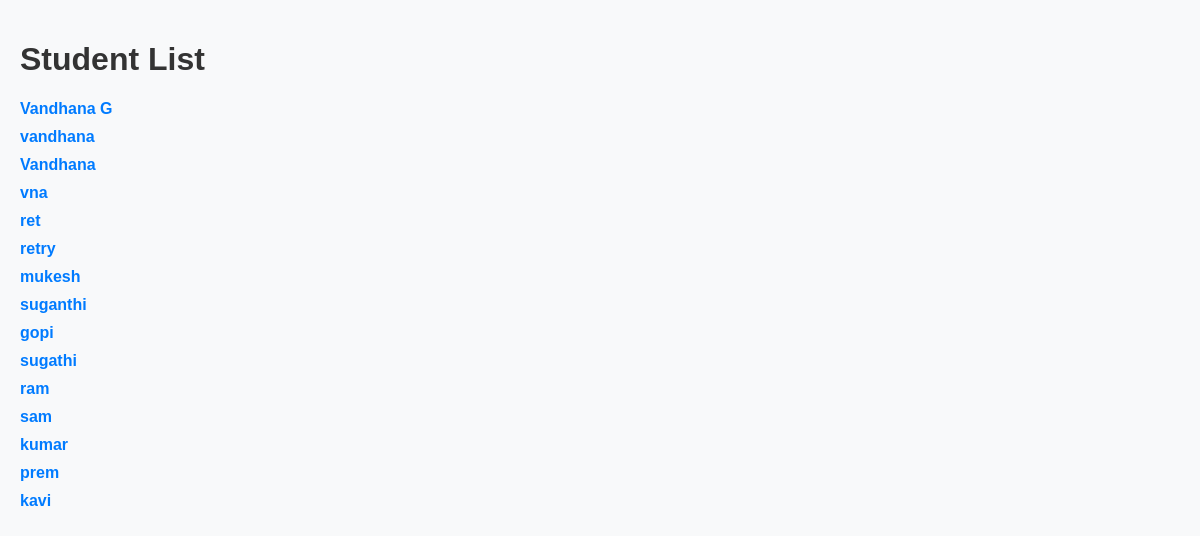
The page /students/ on the database its author committed.
### course_registration/models.py (models this page shows, shortened)
class Student(models.Model):
    name = models.CharField(max_length=100, unique=True)
    date_of_birth = models.DateField(default='1900-01-01', blank=False, null=False)  # Set a default date
    email = models.EmailField(default='example@example.com', blank=False, null=False)  # Set a default email

### course_registration/views.py (the view)
# urls.py: path('students/', views.StudentListView.as_view(), name='student_list'),
class StudentListView(ListView):
    model = Student
    template_name = 'student_list.html'
    context_object_name = 'students'

### course_registration/templates/student_list.html (shortened to what this page needs)
<!DOCTYPE html>
<html lang="en">
<head>
</head>
<body>
    <h1>Student List</h1>
    <ul>
        {% for student in object_list %}
            <li><a href="{% url 'student_detail' student.pk %}">{{ student.name }}</a></li>
        {% empty %}
            <li>No students available</li>
        {% endfor %}
    </ul>
</body>
</html>

### course_registration/templates/student_list.html (style rules this page uses)
body { font-family: Arial, sans-serif; margin: 0; padding: 20px; background-color: #f8f9fa; }
h1 { color: #333; }
ul { list-style-type: none; padding: 0; }
li { margin-bottom: 10px; }
a { text-decoration: none; color: #007bff; font-weight: bold; }

### rows shown on the page
Student: name "Vandhana G"
Student: name "vandhana"
Student: name "Vandhana"
Student: name "vna"
Student: name "ret"
Student: name "retry"
Student: name "mukesh"
Student: name "suganthi"
Student: name "gopi"
Student: name "sugathi"
Student: name "ram"
Student: name "sam"
Student: name "kumar"
Student: name "prem"
Student: name "kavi"
